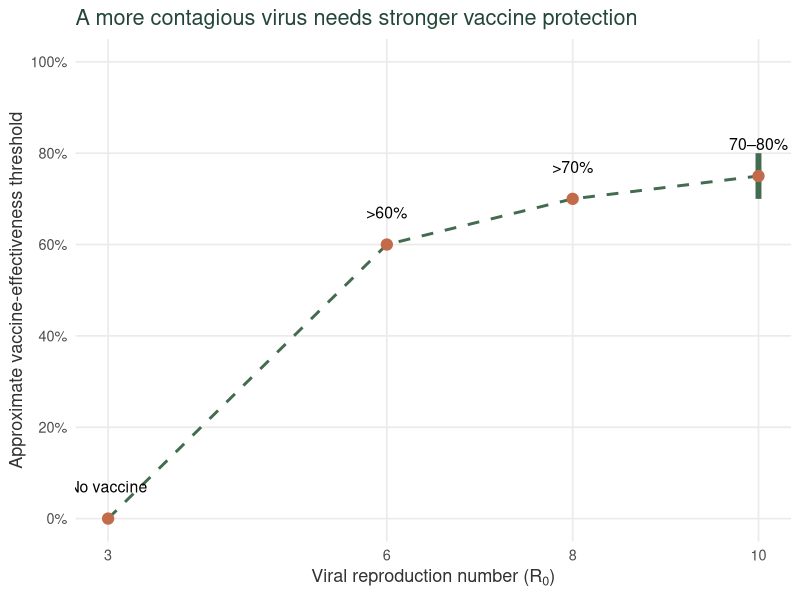

Source code (R):
## ---- chunk 1
#| echo: false
#| label: fig-needed
#| fig-cap: "Approximate vaccine-effectiveness thresholds needed to maintain baseline quarantine breach risk as viral transmissibility increases. Based on results reported by Zachreson et al. (2022)."
#| fig-alt: "The chart shows approximate vaccine-effectiveness thresholds increasing from 0% at a reproduction number of 3 to above 60% at 6, above 70% at 8, and around 70–80% at 10."
#| fig-width: 7
#| fig-height: 4.5

library(ggplot2)

needed <- data.frame(
  R0 = c(3, 6, 8, 10),
  effectiveness = c(0, 60, 70, 75),
  lower = c(0, 60, 70, 70),
  upper = c(0, 60, 70, 80),
  label = c("No vaccine", ">60%", ">70%", "70–80%")
)

ggplot(needed, aes(x = R0, y = effectiveness)) +
  geom_line(
    colour = "#426B50",
    linewidth = 1,
    linetype = "dashed"
  ) +
  geom_linerange(
    data = subset(needed, R0 == 10),
    aes(ymin = lower, ymax = upper),
    colour = "#426B50",
    linewidth = 2
  ) +
  geom_point(
    colour = "#C16B4B",
    size = 3.5
  ) +
  geom_text(
    aes(label = label),
    nudge_y = 7,
    size = 4
  ) +
  scale_x_continuous(
    breaks = c(3, 6, 8, 10)
  ) +
  scale_y_continuous(
    breaks = seq(0, 100, 20),
    labels = function(x) paste0(x, "%"),
    limits = c(0, 100)
  ) +
  labs(
    title = "A more contagious virus needs stronger vaccine protection",
    x = expression("Viral reproduction number (" * R[0] * ")"),
    y = "Approximate vaccine-effectiveness threshold"
  ) +
  theme_minimal(base_size = 13) +
  theme(
    plot.title = element_text(
      colour = "#244638",
      face = "plain"
    ),
    axis.title = element_text(colour = "#30332F"),
    panel.grid.minor = element_blank()
  )
## ---- chunk 2
#| echo: false
#| label: tbl-numbers
#| tbl-cap: "Key findings from the quarantine simulations compared with the pre-vaccine baseline. Source: Zachreson et al. (2022)."

library(knitr)

results <- data.frame(
  Scenario = c(
    "Early virus (R0 about 3), vaccine effectiveness about 90%",
    "Delta-like virus (R0 about 6), no vaccination",
    "Delta-like virus (R0 about 6), vaccine effectiveness above 60%",
    "High vaccine effectiveness (80%+) and high community vaccination",
    "Highly contagious virus (R0 8–10), vaccine effectiveness below 30%, weakened hotel controls"
  ),
  `What the simulation found` = c(
    "Breach risk fell to about 3% of baseline, potentially allowing around 30 times more arrivals at similar risk",
    "Greater transmissibility increased the challenge of containing infections",
    "Effectiveness above 60% was needed to maintain approximately the baseline risk",
    "Time to a 50% chance of an outbreak increased from around 15 days to approximately 1,000 days",
    "Breach risk increased to as much as 100 times the baseline"
  ),
  check.names = FALSE
)

kable(results, align = "ll")
